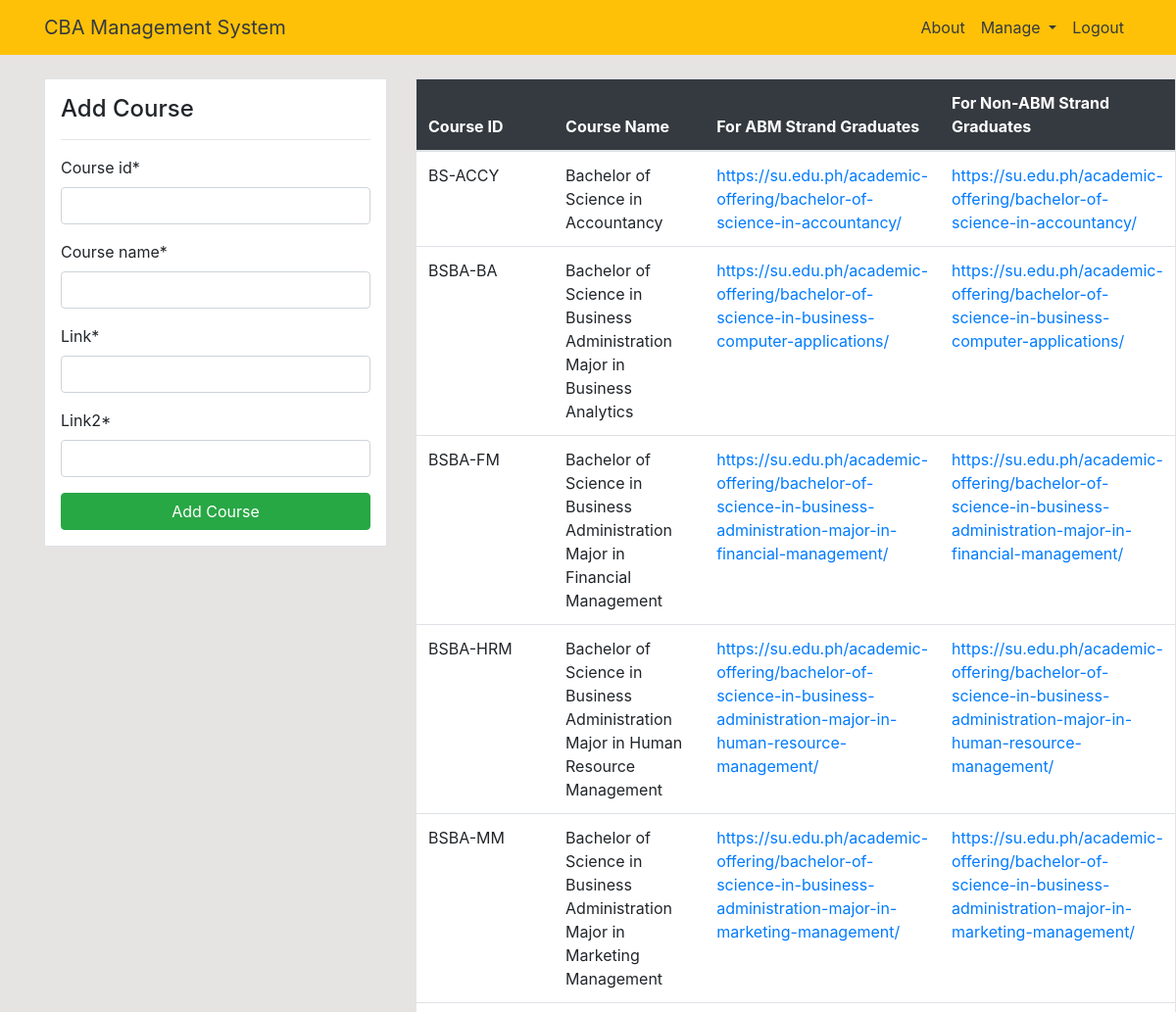
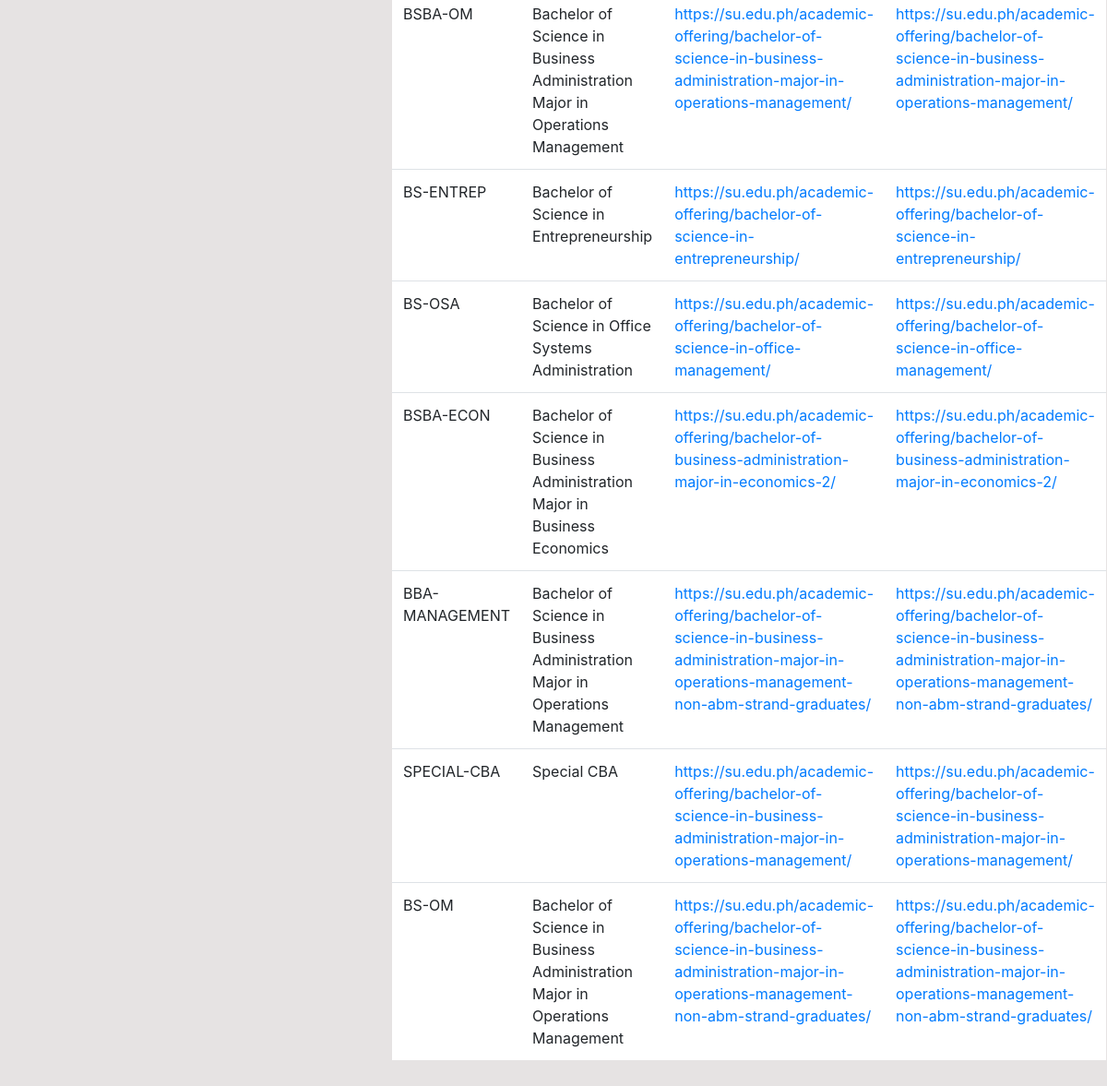
Page /course/ (signed in) on the committed database (2 pictures, top to bottom).
### dashboard/models.py (models this page shows, shortened)
class Course(models.Model):
    course_id = models.CharField(primary_key=True, max_length=50)
    course_name = models.CharField(max_length=100, null=True)
    link = models.URLField(max_length=150, null=True)
    link2 = models.URLField(max_length=150, null=True)

### dashboard/views.py (the view)
# urls.py: path('course/', views.course, name='dashboard-course'),
@login_required
def course(request):
    courses = Course.objects.all()
    if request.method == 'POST':
        form = CourseForm(request.POST)
        if form.is_valid():
            form.save()
            return redirect('dashboard-course')
    else:
        form = CourseForm()
    context = {
        'courses': courses,
        'form': form,
    }
    return render(request, 'dashboard/course.html', context)

### dashboard/forms.py
class CourseForm(forms.ModelForm):
    class Meta:
        model = Course
        fields = ['course_id', 'course_name', 'link', 'link2']

### templates/dashboard/course.html (shortened to what this page needs)
{% extends 'partials/base.html' %}
{% load crispy_forms_tags %}
{% block content %}
{% if user.is_authenticated and user.is_superuser %}
 <div class="container">
    <div class="row my-4">
        <div class="col-md-4">
            <div class="border bg-white p-3">
                <h4>Add Course</h4>
                <hr>
                <form method="POST">
                    {{ form|crispy }}
                    <input class="btn btn-success btn-block" type="submit" value="Add Course">
                </form>
            </div>
        </div>
        <div class="col-md-8">
            <table class="table bg-white">
                <thead class="bg-dark">
                    <tr class="text-white">
                        <th scope="col">Course ID</th>
                        <th scope="col">Course Name</th>
                        <th scope="col">For ABM Strand Graduates</th>
                        <th scope="col">For Non-ABM Strand Graduates</th>
                    </tr>
                </thead>
                <tbody>
                    {% for course in courses %}
                    <tr>
                        <td>{{ course.course_id }}</td>
                        <td>{{ course.course_name }}</td>
                        <td><a href="{{ course.link }}">{{ course.link }}</a></td>
                        <td><a href="{{ course.link2 }}">{{ course.link }}</a></td>
                    </tr>
                    {% endfor %}
                </tbody>
            </table>
        </div>
    </div>
</div>
{% endif %}
{% endblock %}

### templates/partials/base.html (shortened to what this page needs)
{% load static %}
<!doctype html>
<html lang="en">
  <head>
    <link rel="stylesheet" href="https://cdn.jsdelivr.net/npm/bootstrap@4.6.0/dist/css/bootstrap.min.css"
>
    <link rel="stylesheet" href="https://use.fontawesome.com/releases/v5.15.2/css/all.css"
>
    <link rel="stylesheet" href="/static/style.css">
  </head>
  <body>
<nav class="navbar navbar-expand-lg navbar-warning bg-warning">
  <div class="container">
    <a class="navbar-brand text-dark" href="{% url 'dashboard-home' %}">CBA Management System</a>
    <div class="collapse navbar-collapse" id="navbarSupportedContent">
      <ul class="navbar-nav ml-auto">
        <li class="nav-item">
          <a class="nav-link text-dark" href="{% url 'dashboard-about' %}">About</a>
        </li>
        {% if user.is_superuser %}
        <li class="nav-item dropdown active">
          <a class="nav-link dropdown-toggle text-dark" href="#" id="navbarDropdown" role="button" data-toggle="dropdown" aria-haspopup="true" aria-expanded="false">
            Manage
          </a>
        </li>
        <li class="nav-item">
          <a class="nav-link text-dark" href="{% url 'user-logout' %}">Logout</a>
        </li>
        {% else %}
        <li class="nav-item">
          <a class="nav-link text-dark" href="{% url 'user-login' %}">Login</a>
        </li>
        {% endif %}
      </ul>
    </div>
  </div>
</nav>
    {% block content %}
    {% endblock %}
  </body>
</html>

### dashboard/static/style.css (style rules this page uses)
body { background: rgb(230, 227, 227); }

### rows in the picture
Course: course_id "BS-ACCY", course_name "Bachelor of Science in Accountancy", link "https://su.edu.ph/academic-offering/bachelor-of-science-in-accountancy/"
Course: course_id "BSBA-BA", course_name "Bachelor of Science in Business Administration Major in Business Analytics", link "https://su.edu.ph/academic-offering/bachelor-of-science-in-business-computer-applications/"
Course: course_id "BSBA-FM", course_name "Bachelor of Science in Business Administration Major in Financial Management", link "https://su.edu.ph/academic-offering/bachelor-of-science-in-business-administration-major-in-financial-management/"
Course: course_id "BSBA-HRM", course_name "Bachelor of Science in Business Administration Major in Human Resource Management", link "https://su.edu.ph/academic-offering/bachelor-of-science-in-business-administration-major-in-human-resource-management/"
Course: course_id "BSBA-MM", course_name "Bachelor of Science in Business Administration Major in Marketing Management", link "https://su.edu.ph/academic-offering/bachelor-of-science-in-business-administration-major-in-marketing-management/"
Course: course_id "BSBA-OM", course_name "Bachelor of Science in Business Administration Major in Operations Management", link "https://su.edu.ph/academic-offering/bachelor-of-science-in-business-administration-major-in-operations-management/"
Course: course_id "BS-ENTREP", course_name "Bachelor of Science in Entrepreneurship", link "https://su.edu.ph/academic-offering/bachelor-of-science-in-entrepreneurship/"
Course: course_id "BS-OSA", course_name "Bachelor of Science in Office Systems Administration", link "https://su.edu.ph/academic-offering/bachelor-of-science-in-office-management/"
Course: course_id "BSBA-ECON", course_name "Bachelor of Science in Business Administration Major in Business Economics", link "https://su.edu.ph/academic-offering/bachelor-of-business-administration-major-in-economics-2/"
Course: course_id "BBA-MANAGEMENT", course_name "Bachelor of Science in Business Administration Major in Operations Management", link "https://su.edu.ph/academic-offering/bachelor-of-science-in-business-administration-major-in-operations-management-non-abm-strand-graduates/"
Course: course_id "SPECIAL-CBA", course_name "Special CBA", link "https://su.edu.ph/academic-offering/bachelor-of-science-in-business-administration-major-in-operations-management/"
Course: course_id "BS-OM", course_name "Bachelor of Science in Business Administration Major in Operations Management", link "https://su.edu.ph/academic-offering/bachelor-of-science-in-business-administration-major-in-operations-management-non-abm-strand-graduates/"
